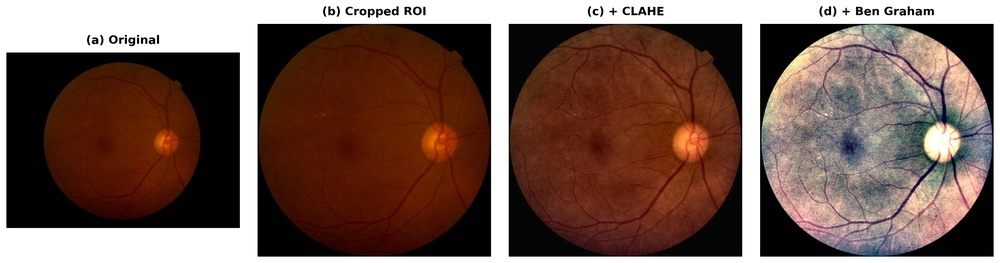
#> input picture scripts/preprocessing_stages.jpg, 1000 x 263 px, shrunk from 4693 x 1232 before the run
$ python -i preprocessing.py   (imports and definitions only)
#> lines starting #> are read from the running program, lines starting #| are printed output that depends on the picture; after the words box and inside, x2 and y2 are one past the last pixel; in counts of white or black regions, pixels touching at a corner belong together
#> in load_and_preprocess, bgr is the input picture: shape (263, 1000, 3); mean B, G, R 81.4, 90.9, 116.8
"""Fundus-image preprocessing.

Three stages, applied in order:

  1. ``crop_to_roi``     - remove the black border and tightly crop the circular
                           retina, so the informative region fills the frame.
  2. ``ben_graham``      - Ben Graham's colour-normalisation (winner of the 2015
                           Kaggle DR competition): subtract a heavily blurred copy
                           to flatten uneven illumination and boost local detail.
  3. ``apply_clahe``     - Contrast Limited Adaptive Histogram Equalisation on the
                           luminance channel, improving visibility of small lesions
                           (microaneurysms, haemorrhages).

The public entry point ``preprocess_fundus`` composes these and returns an RGB
uint8 image ready for resizing/augmentation. Each stage is exposed separately so
the report/demo can show the effect of each step.
"""
from __future__ import annotations

import cv2
import numpy as np


def crop_to_roi(img: np.ndarray, tol: int = 7) -> np.ndarray:
    """Crop away the uninformative black border around the circular retina.

    A pixel is considered "background" if its grayscale value is below ``tol``.
    Rows/columns that are entirely background are removed. Falls back to the
    original image if the mask is empty (e.g. a fully dark frame).
    """
#> called with tol = 7
    if img.ndim == 2:
        gray = img
    else:
        gray = cv2.cvtColor(img, cv2.COLOR_RGB2GRAY)
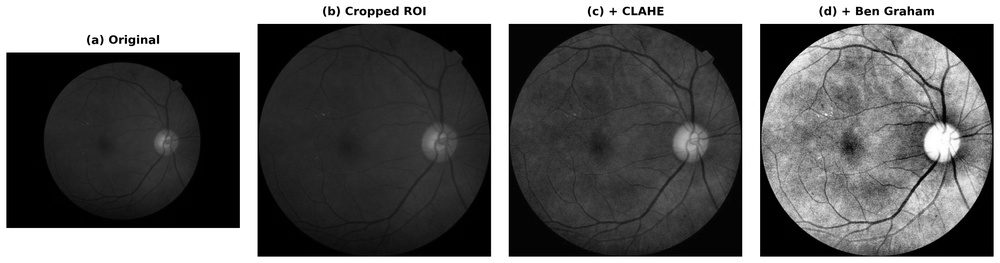
#> gray: shape (263, 1000); min 0, max 255, mean 97.5

    mask = gray > tol
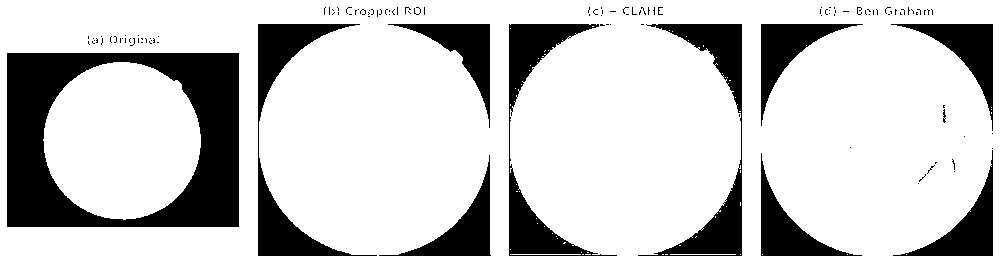
#> mask: shape (263, 1000) bool; 79.1% white; 125 black regions (114 under 20 px), largest, box (x1, y1, x2, y2) and area: (7, 53, 239, 227) 20851, (258, 24, 377, 256) 5792, (509, 24, 617, 256) 5524
    if not mask.any():
        return img

    coords = np.ix_(mask.any(1), mask.any(0))
    if img.ndim == 2:
        return img[coords]
    return img[coords[0], coords[1], :]


def ben_graham(img: np.ndarray, sigma_scale: float = 10.0) -> np.ndarray:
    """Ben Graham colour normalisation.

    ``out = 4*img - 4*GaussianBlur(img) + 128``. The blur kernel scales with the
    image size so the effect is resolution independent.
    """
#> called with sigma_scale = 10
    img = img.astype(np.float32)
    sigma = max(img.shape[:2]) / sigma_scale
#> sigma = 100
    blurred = cv2.GaussianBlur(img, (0, 0), sigmaX=sigma)
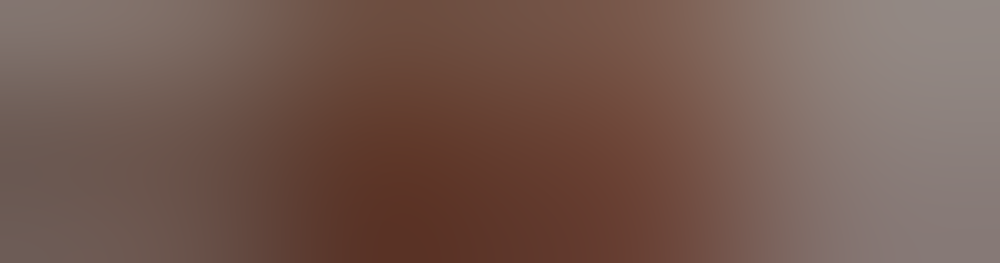
#> blurred: shape (263, 1000, 3) float32; mean R, G, B 116.1, 90.1, 80.6
    out = cv2.addWeighted(img, 4.0, blurred, -4.0, 128.0)
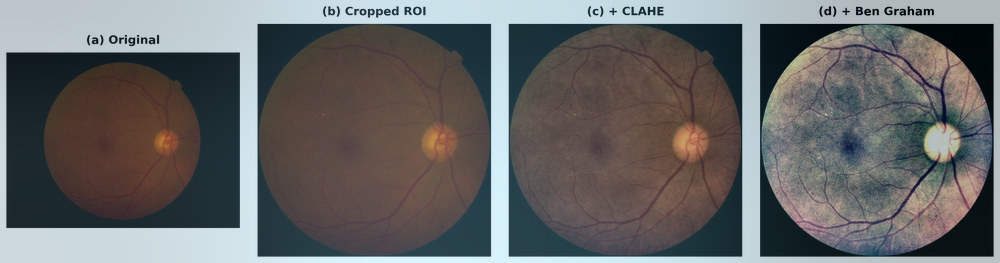
#> out: shape (263, 1000, 3) float32; mean R, G, B 130.6, 131, 131.2; drawn with min black and max white
    return np.clip(out, 0, 255).astype(np.uint8)


def apply_clahe(img: np.ndarray, clip_limit: float = 2.0,
                tile_grid_size: tuple[int, int] = (8, 8)) -> np.ndarray:
    """CLAHE on the L channel of LAB colour space (preserves colour)."""
#> called with clip_limit = 2, tile_grid_size = (8, 8)
    lab = cv2.cvtColor(img, cv2.COLOR_RGB2LAB)
#> lab: shape (263, 1000, 3); mean of channels 0, 1, 2 97.1, 137, 133.8
    l, a, b = cv2.split(lab)
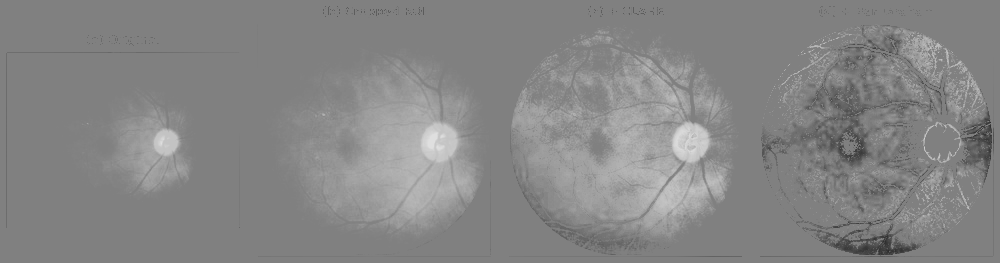
#> b: shape (263, 1000); min 44, max 223, mean 133.8
    clahe = cv2.createCLAHE(clipLimit=clip_limit, tileGridSize=tile_grid_size)
    l = clahe.apply(l)
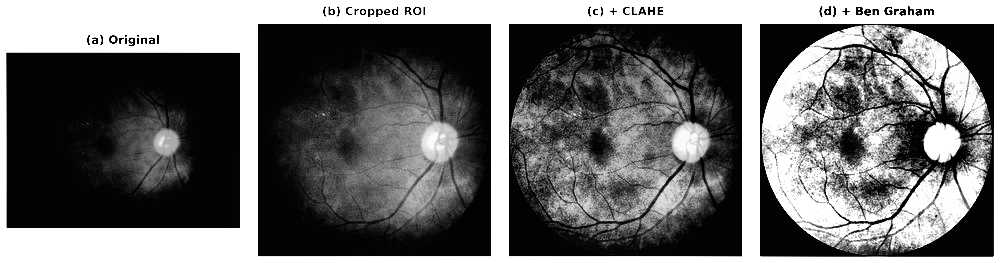
#> l: shape (263, 1000); min 2, max 255, mean 107.7
    return cv2.cvtColor(cv2.merge((l, a, b)), cv2.COLOR_LAB2RGB)


def circular_mask(img: np.ndarray) -> np.ndarray:
    """Zero out the corners outside the inscribed circle of the (square-ish) crop.

    Applied after cropping to suppress border artefacts introduced by Ben Graham.
    """
    h, w = img.shape[:2]
#> h = 263; w = 1000
    mask = np.zeros((h, w), dtype=np.uint8)
    cv2.circle(mask, (w // 2, h // 2), min(h, w) // 2, 255, -1)
#> mask: shape (263, 1000); 20.5% white; 1 white region, box (x1, y1, x2, y2) and area: (369, 0, 632, 263) 53885
    return cv2.bitwise_and(img, img, mask=mask)
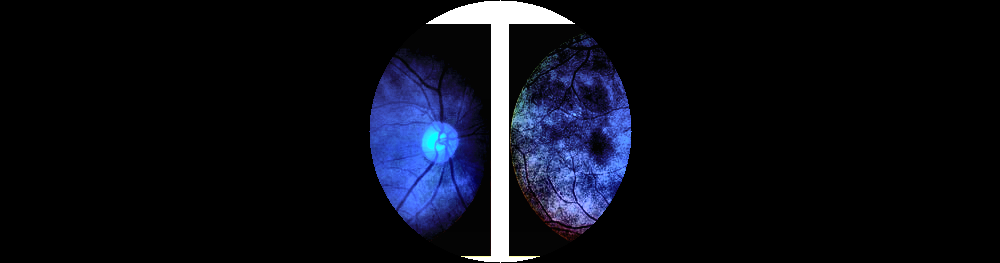
#> returned value: shape (263, 1000, 3); mean of channels 0, 1, 2 24.4, 14.7, 12.7; drawn as B, G, R


def preprocess_fundus(
    img: np.ndarray,
    use_ben_graham: bool = True,
    use_clahe: bool = True,
) -> np.ndarray:
    """Full preprocessing pipeline. Input and output are RGB uint8.

    Order: crop -> (Ben Graham) -> (CLAHE) -> circular mask.
    """
    out = crop_to_roi(img)

    if use_ben_graham:
        out = ben_graham(out)
    if use_clahe:
        out = apply_clahe(out)
    out = circular_mask(out)
    return out

def render_cache_image(img: np.ndarray, cache_size: int = 512,
                       variant: str = "full") -> np.ndarray:
    """Reproduce exactly the offline cache pipeline (scripts/cache_preprocess.py).

    Order: crop -> resize(cache_size) -> [CLAHE -> Ben Graham if 'full'] -> mask.
    Kept identical so that external/inference images see the same distribution the
    model was trained on. Input/output are RGB uint8.
    """
    out = crop_to_roi(img)
    out = cv2.resize(out, (cache_size, cache_size), interpolation=cv2.INTER_AREA)
    if variant == "full":
        out = apply_clahe(out)
        out = ben_graham(out)
    out = circular_mask(out)
    return out


def load_and_preprocess(path: str, size: int | None = None, **kwargs) -> np.ndarray:
    """Read an image file (BGR via OpenCV), preprocess, optionally resize.

    Returns an RGB uint8 array. Raises ``FileNotFoundError`` on unreadable paths.
    """
    bgr = cv2.imread(path, cv2.IMREAD_COLOR)
    if bgr is None:
        raise FileNotFoundError(f"Could not read image: {path}")
    rgb = cv2.cvtColor(bgr, cv2.COLOR_BGR2RGB)
    out = preprocess_fundus(rgb, **kwargs)
    if size is not None:
        out = cv2.resize(out, (size, size), interpolation=cv2.INTER_AREA)
    return out

>>> result = load_and_preprocess('../scripts/preprocessing_stages.jpg')
